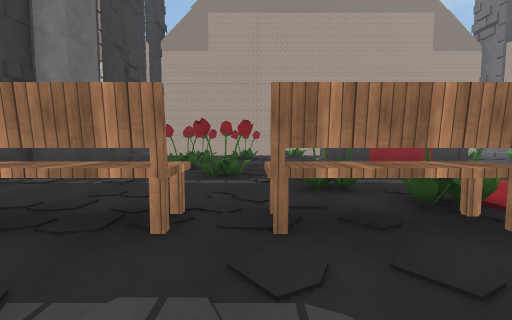
view 1 (above)

17 first-person views from a walk through a scene from a Unity 3-D project. The camera is 1.4 m above the floor, tilts 4° down and sees 90° across. The floor is counted in squares, 1.8 m on a side. Each view is taken from the middle of a square. On the plan, view 1 faces up. The plan holds only what a view shows up to about 10 squares ahead; the rest is blank. The place goes on beyond the plan. The player character is not drawn. Some surface patterns are stand-ins.

view 2
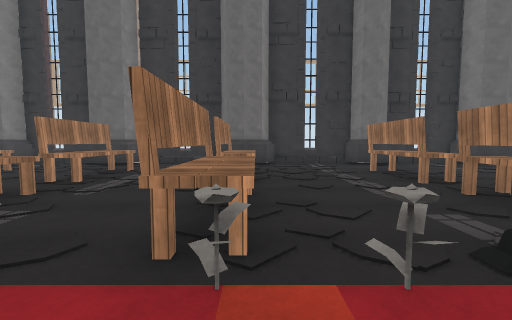

view 3
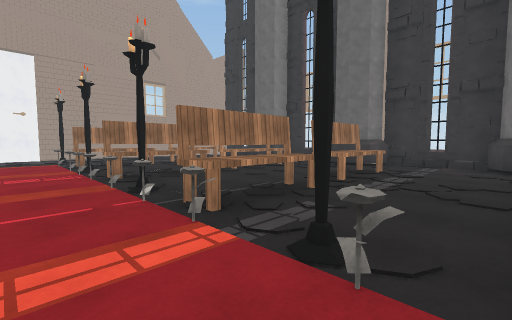

view 4
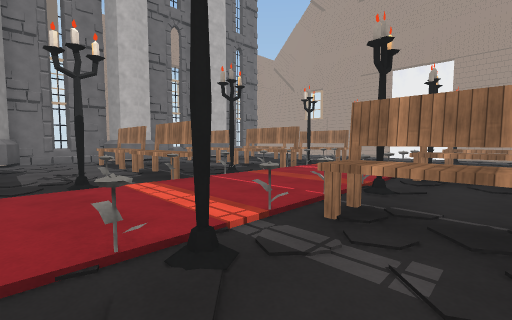

view 5
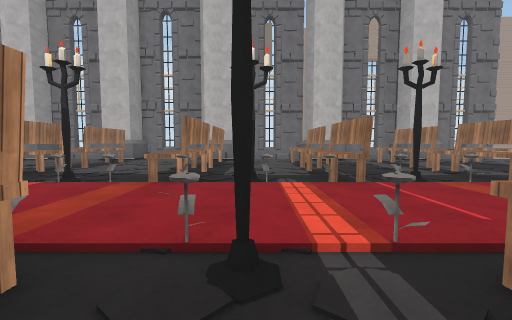

view 6
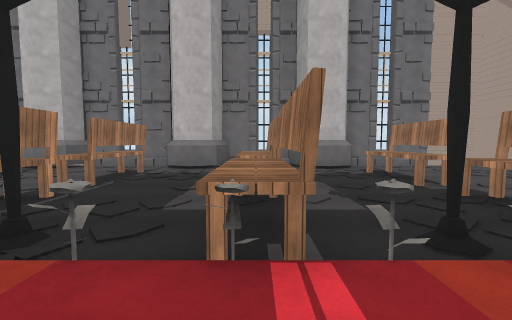

view 7
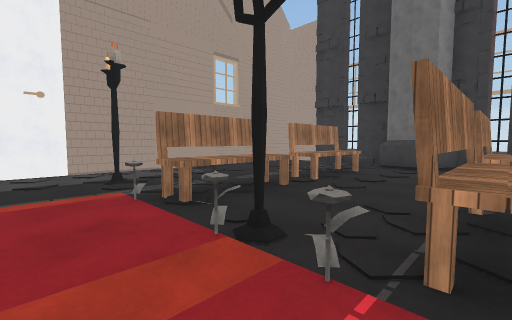

view 8
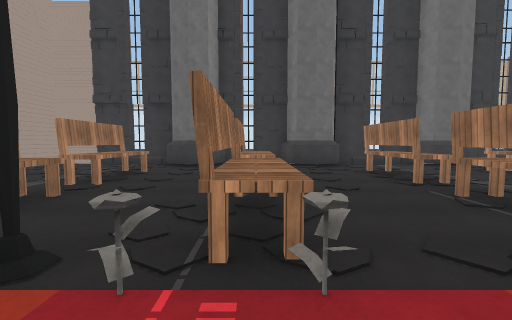

view 9
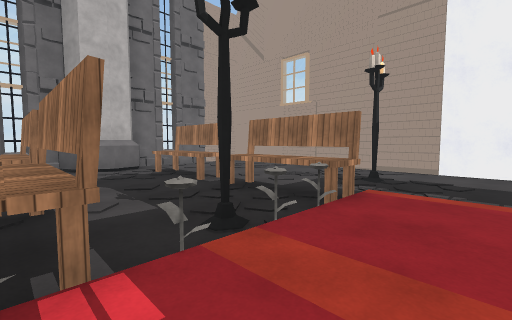

view 10
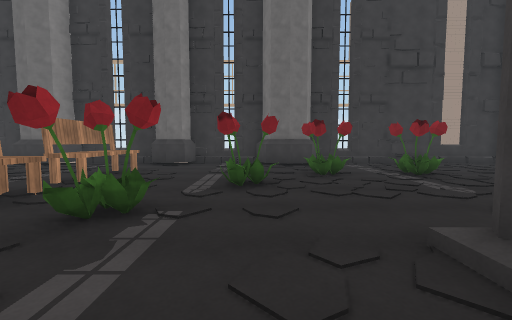

view 11
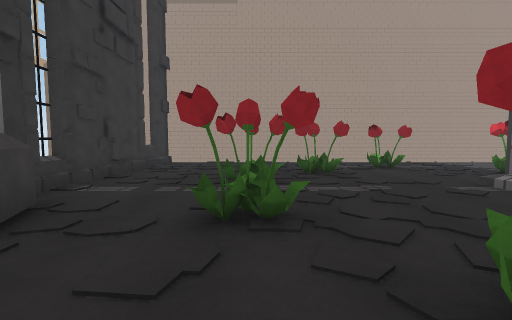

view 12
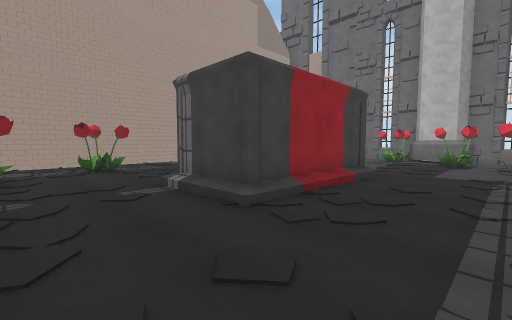

view 13
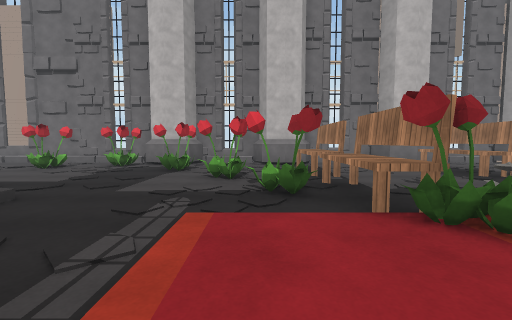

view 14
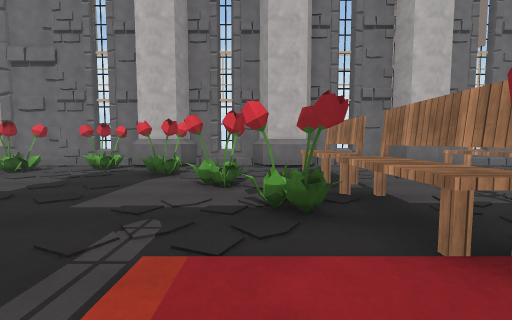

view 15
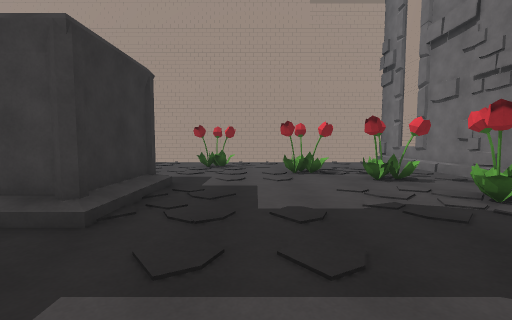

view 16
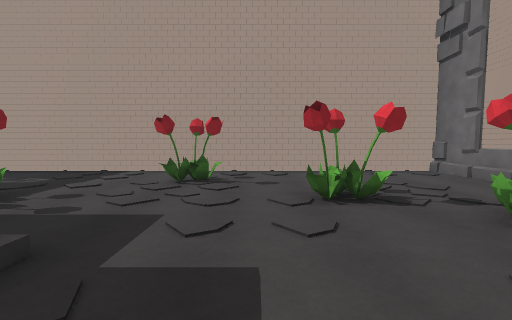

view 17
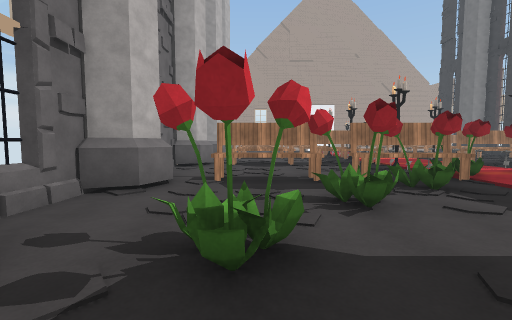

### Floor plan
Points are (right, up) in squares from view 1. A wall is a line through its corners. A room is listed if a view was taken in it or the views show most of it. See-through windows are left out.
Room 1 (views 1, 2, 3, 4, 5, 6, 7, 8, 9, 10, 11, 12, 13, 14, 15, 16, 17)
walls: (12, -0.8) (12.8, -0.5) (12.8, 1.9) (12.3, 2.1); (12, 2.2) (11.6, 3) (11.9, 3.8) (12.8, 4.1); (-4.7, -0.8) (-4.5, -1.4) (-4.7, -2) (-5.4, -2.2) (-5.4, -5.2) (-4.7, -5.4) (-4.5, -6) (-4.7, -6.6); (12.1, 2.4) (11.8, 3) (12.1, 3.6) (12.8, 3.9) (12.8, 6.2) (12.1, 6.5) (11.8, 7.1) (12.1, 7.7); (12.9, -2.6) (11.9, -2.2) (11.6, -1.4) (11.9, -0.6) (12.7, -0.3); (-5.4, -0.3) (-4.6, -0.6) (-4.3, -1.4) (-4.6, -2.1) (-5.4, -2.5); (-5.2, -3.3) (-5.5, -3.7); (12.1, -6.7) (11.8, -6) (12.1, -5.4); (-5.4, 2.5) (-5.4, -0.6); (-5.4, -4.9) (-4.6, -5.3) (-4.3, -6) (-4.6, -6.8) (-5.4, -7.1) (-5.4, -8.1); (12.8, -7.2) (11.9, -6.8) (11.6, -6) (11.9, -5.3) (12.8, -4.9) (12.8, -2.3) (11.9, -2); (-5.4, 4.8) (-5.4, 3.9) (-4.7, 3.6) (-4.5, 3) (-4.7, 2.5) (-5.3, 2.2); (12.9, 5.9) (11.9, 6.3) (11.6, 7.1) (12, 7.9); (13, -8.4) (12.8, -8.2) (12.8, -6.9); (12.8, -9.1) (12.8, -8.8); (-5.4, -8.4) (-5.4, -9.3) (-4.7, -9.6) (-4.5, -10.2) (-4.7, -10.8); (-5.4, 6.4) (-5.4, 5.3); (-4.2, -10.1) (-4.6, -10.9) (-5.3, -11.2); (-4.7, 7.8) (-4.4, 7.1) (-4.7, 6.4); (-4.5, 8) (-4.2, 7.1) (-4.5, 6.3) (-5.4, 6); (-5.5, -9) (-4.5, -9.4); (12.8, 7.9) (12.8, 14.9) (-5.4, 14.9) (-5.4, 9.3) (-5.6, 9.1); (11.9, -10.9) (11.6, -10.2) (11.7, -9.8); (12.1, -10.9) (11.8, -10.2); (-5.4, -11) (-5.4, -12.1); (-5.4, 9) (-5.4, 8); (-5.6, -12.3) (-5.4, -12.5) (-5.4, -15); (-5.6, -15.5) (12.8, -15.6) (12.8, -11)
low walls: (11.9, -9.4) (12.8, -9.1)
objects: bench (-3, -11) to (-1, -11); bench (-3, -8) to (-1, -8); bench (-3, -5) to (-1, -5); bench (-3, -1) to (-1, -1); bench (-3, 2) to (-1, 2); other object (-2, 8); other object (-2, 10); other object (-1, 6) to (0, 6); other object (-1, 11) to (0, 12); bench (0, -11) to (2, -11); bench (0, -8) to (2, -8); bench (0, -5) to (2, -5); bench (0, -1) to (2, -1); bench (0, 2) to (2, 3); other object (1, 4) to (1, 5); other object (2, -13); other object (2, -10); other object (2, -6); other object (2, -3); other object (2, 1); other object (2, 13); flower (3, -11); flower (3, -10); flower (3, -9); flower (3, -8); flower (3, -6); flower (3, -5); flower (3, -4); flower (3, -3); flower (3, -1); flower (3, 0); other object (3, 1); other object (3, 2) to (3, 3); other object (4, 11); flower (5, -8); flower (5, 1); other object (5, 2); other object (6, -13); flower (6, -11); other object (6, -10); flower (6, -9); bench (6, -8) to (7, -8); flower (6, -7); other object (6, -6); bench (6, -5) to (7, -5); other object (6, -4); other object (6, -3); other object (6, -2); bench (6, -1) to (7, -1); other object (6, 0); other object (6, 1); bench (6, 2) to (7, 3); other object (6, 8) to (6, 9); bench (7, -11); flower (7, -10); other object (7, -6); flower (7, -3); other object (7, 1); other object (7, 4); other object (7, 13); other object (8, 4) to (9, 5); bench (9, -11) to (11, -11); bench (9, -8) to (11, -8); bench (9, -5) to (11, -5); bench (9, -1) to (11, -1); bench (9, 2) to (11, 2); other object (9, 11) to (9, 12); other object (10, 6); other object (11, 8) to (11, 9); other object (11, 10) to (11, 11)

Where each view was taken, in squares from view 1:
view 1: 0 up, 0 right, facing up
view 2: 1 down, 4 right, facing left
view 3: 2 down, 4 right, facing down-left
view 4: 2 down, 1 right, facing down-right
view 5: 3 down, 1 right, facing right
view 6: 8 down, 4 right, facing right
view 7: 8 down, 4 right, facing down-left
view 8: 8 down, 4 right, facing left
view 9: 8 down, 4 right, facing down-right
view 10: 6 up, 4 right, facing left
view 11: 5 up, 2 left, facing up
view 12: 5 up, 0 right, facing up-right
view 13: 4 up, 3 right, facing right
view 14: 4 up, 4 right, facing right
view 15: 5 up, 8 right, facing up
view 16: 8 up, 8 right, facing up
view 17: 8 up, 10 right, facing down
